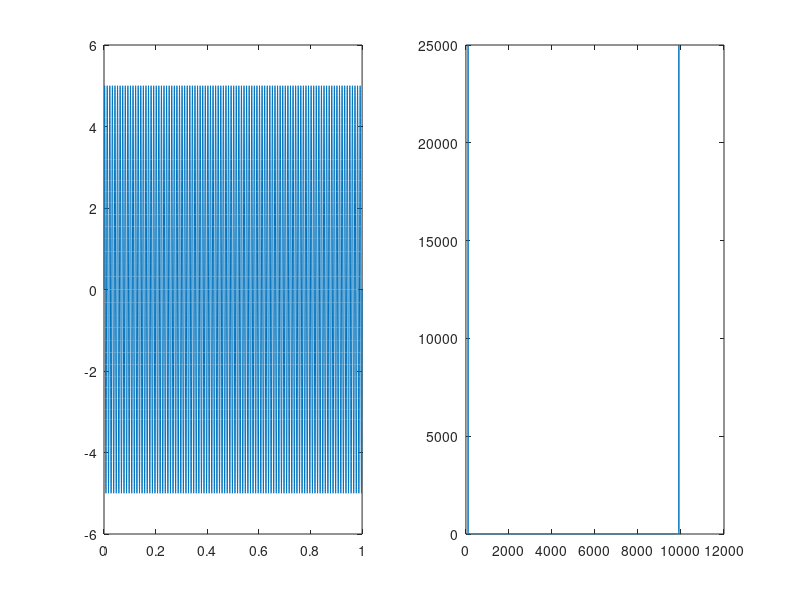

MATLAB code to generate this figure:
% Transformada de Fourier
% Realizar la sumatoria de varias señales senoidales
% con diferente frecuencia y magnitud
% Obtener la transformada rapida de Fourier
clear;
clc;
% tiempo de la señal
t0=0;                 % Valor inicial del tiempo
tf=1;                  % Valor final del intervalo de tiempo
Fs=10000;        % Frecuencia de muestreo
Ts=1/Fs;           % Periodo de muestreo
t=t0:Ts:tf;          % Intervalo de tiempo
[ren,col]=size(t);      % Tamaño del arreglo de la variable tiempo
n=col;               % n es el numero de muestras en el vector t
% Generar señal senoidal
A=5;           % Amplitud de la señal
F=100;       % Frecuencia de la señal
w=2*pi*F;   % Frecuencia angular
S=A*sin(w*t);
% Transformada Rapida de Fourier (FFT)
T=fft(S);
T1=abs(T);
% Mostrar resultados
subplot(1,2,1);
plot(t,S);
subplot(1,2,2);
plot(T1);
